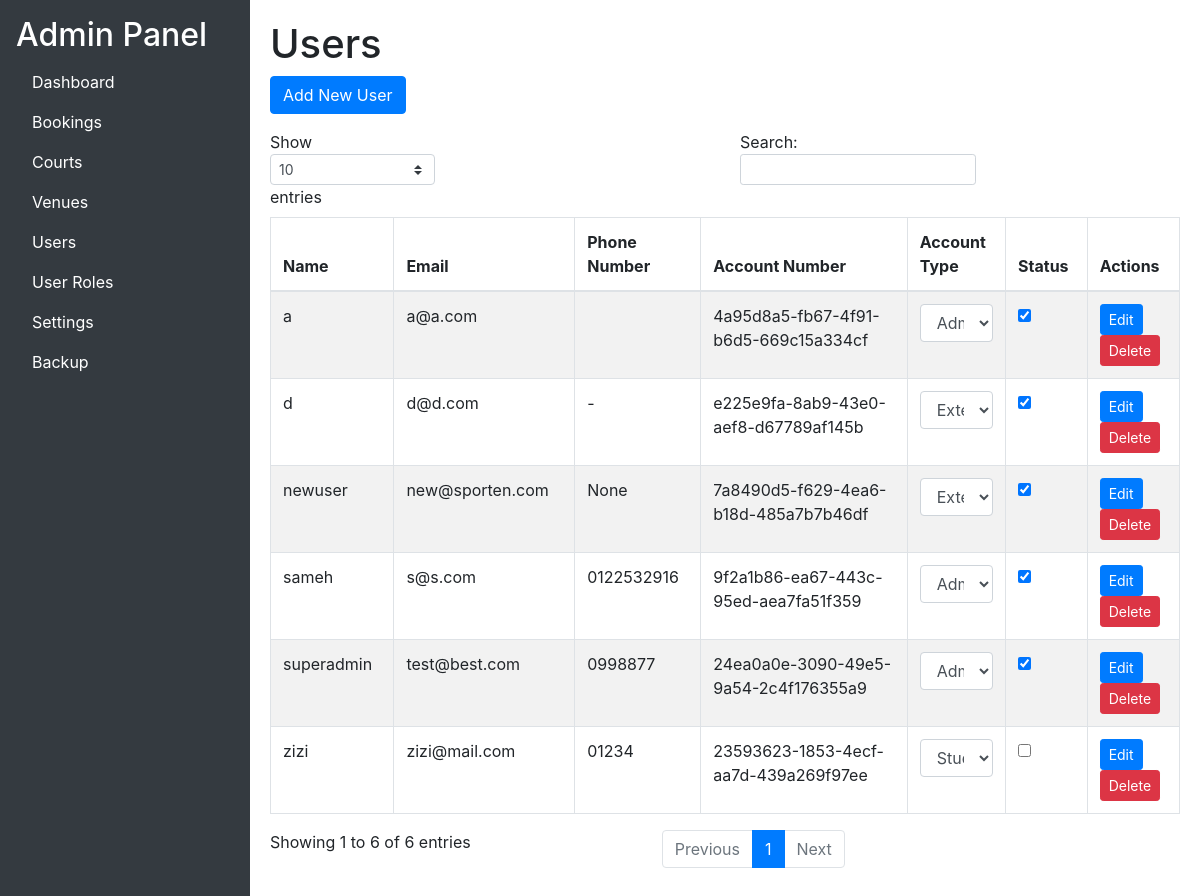
The app's page /adminpanel/users/ (signed in) with its own data.
### base/models.py (models this page shows, shortened)
class User(AbstractBaseUser, PermissionsMixin):
    accountChoices = [
        ('EXT', 'External'),
        ('STU', 'Student'),
        ('STA', 'Staff'),
        ('ADM', 'Admin'),
    ]
    userID = models.UUIDField(primary_key=True, default=uuid.uuid4, editable=False)
    name = models.CharField(max_length=255)
    email = models.EmailField(_("email address"), unique=True)
    phone_num = models.CharField(max_length=255, null=True)
    accountType = models.CharField(
        max_length=10,
        choices=accountChoices,
        default='EXT',
    )
    is_active = models.BooleanField(default=True)
    is_staff = models.BooleanField(default=False)
    date_joined = models.DateTimeField(default=timezone.now)  # New field added
    objects = CustomAccountManager()
    USERNAME_FIELD = 'email'
    REQUIRED_FIELDS = ['name']

### base/views.py (the view)
# urls.py: path('adminpanel/users/', views.admin_users, name='admin_users'),
@login_required
@user_passes_test(is_admin)
def admin_users(request):
    users = User.objects.all()
    context = {
        'users': users,
    }
    return render(request, 'adminpanel/users.html', context)

### base/views.py (called while the page is built)
def is_admin(user):
    return user.is_staff

### base/templates/adminpanel/users.html (shortened to what this page needs)
{% extends "adminpanel/base_admin.html" %}
{% block content %}
    <h1>Users</h1>
    <a href="{% url 'create_user' %}" class="btn btn-primary mb-3">Add New User</a>
    <table id="usersTable" class="table table-striped table-bordered">
        <thead>
            <tr>
                <th>Name</th>
                <th>Email</th>
                <th>Phone Number</th>
                <th>Account Number</th>
                <th>Account Type</th>
                <th>Status</th>
                <th>Actions</th>
            </tr>
        </thead>
        <tbody>
            {% for user in users %}
            <tr>
                <td>{{ user.name }}</td>
                <td>{{ user.email }}</td>
                <td>{{ user.phone_num }}</td>
                <td>{{ user.userID }}</td>
                <td>
                    <select onchange="updateUserAccountType('{{ user.userID }}', this.value)" class="form-control">
                        <option value="EXT" {% if user.accountType == 'EXT' %}selected{% endif %}>External</option>
                        <option value="STU" {% if user.accountType == 'STU' %}selected{% endif %}>Student</option>
                        <option value="ADM" {% if user.accountType == 'ADM' %}selected{% endif %}>Admin</option>
                    </select>
                </td>
                <td>
                    <input type="checkbox" data-toggle="toggle" data-on="Active" data-off="Inactive" data-onstyle="success" data-offstyle="danger" onchange="toggleActiveStatus('{{ user.userID }}')" {% if user.is_active %}checked{% endif %}>
                </td>
                <td>
                    <a href="{% url 'update_user' user.userID %}" class="btn btn-primary btn-sm">Edit</a>
                    <button class="btn btn-danger btn-sm" onclick="confirmDelete('{{ user.userID }}')">Delete</button>
                </td>
            </tr>
            {% endfor %}
        </tbody>
    </table>
{% endblock %}

### base/templates/adminpanel/base_admin.html (style rules this page uses)
body, html { height: 100%; margin: 0; }

### records on screen
User: name "sameh", email "s@s.com", phone_num "0122532916", userID "9f2a1b86-ea67-443c-95ed-aea7fa51f359", accountType+userID "Admin", is_active "☑"
User: name "a", email "a@a.com", userID "4a95d8a5-fb67-4f91-b6d5-669c15a334cf", accountType+userID "Admin", is_active "☑"
User: name "d", email "d@d.com", phone_num "-", userID "e225e9fa-8ab9-43e0-aef8-d67789af145b", accountType+userID "External", is_active "☑"
User: name "superadmin", email "test@best.com", phone_num "0998877", userID "24ea0a0e-3090-49e5-9a54-2c4f176355a9", accountType+userID "Admin", is_active "☑"
User: name "newuser", email "new@sporten.com", phone_num "None", userID "7a8490d5-f629-4ea6-b18d-485a7b7b46df", accountType+userID "External", is_active "☑"
User: name "zizi", email "zizi@mail.com", phone_num "01234", userID "23593623-1853-4ecf-aa7d-439a269f97ee", accountType+userID "Student"
